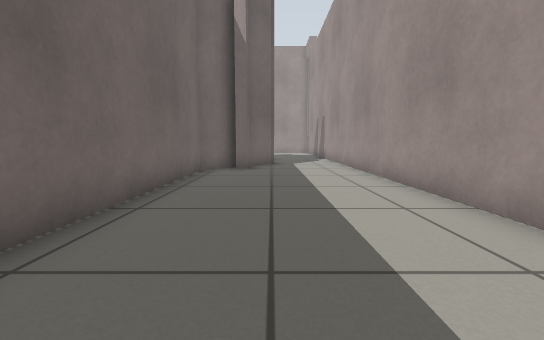
[1] (above)

12 first-person views from a walk through a world built for the Gazebo simulator. The camera is 0.5 m above the floor, tilts 6° down and sees 90° across. The floor is counted in squares, 0.5 m on a side. Each view is taken from the middle of a square. On the plan, view 1 faces up. The plan holds only what a view shows up to about 11 squares ahead; the rest is blank. The place goes on beyond the plan.

[2]
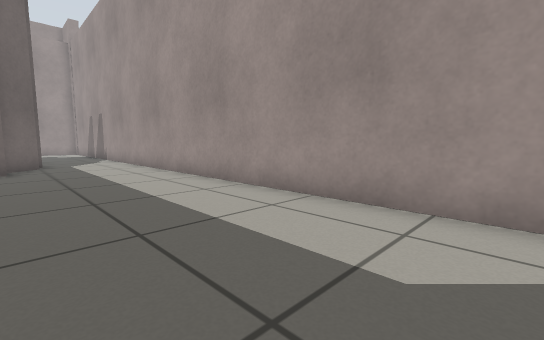

[3]
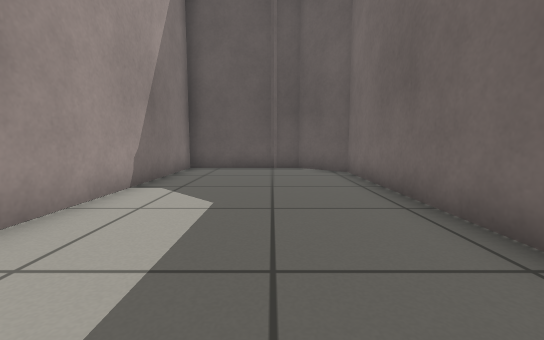

[4]
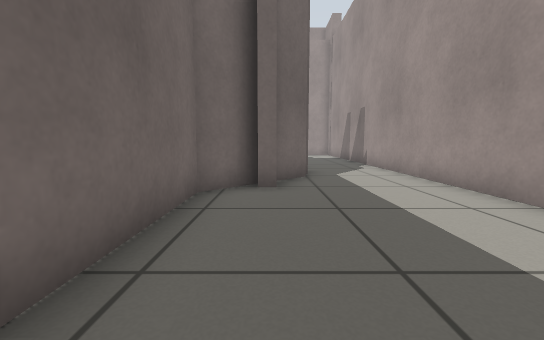

[5]
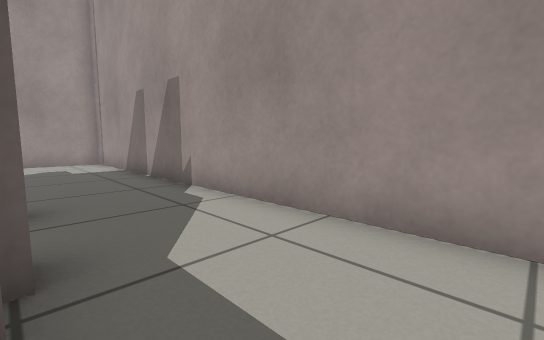

[6]
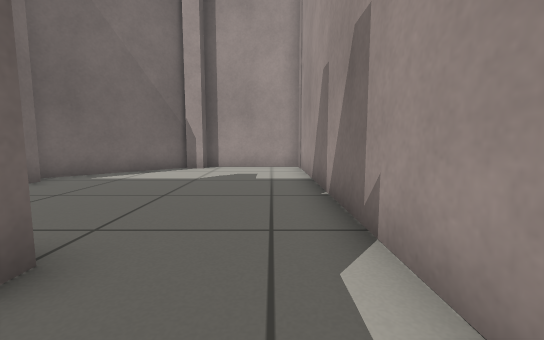

[7]
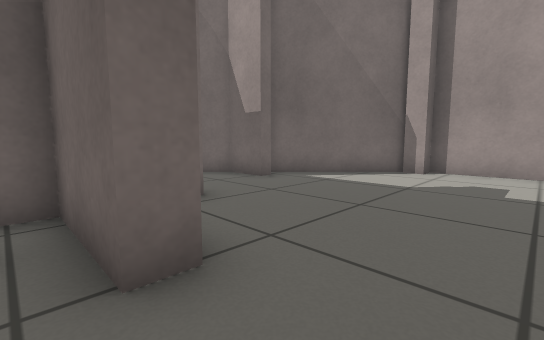

[8]
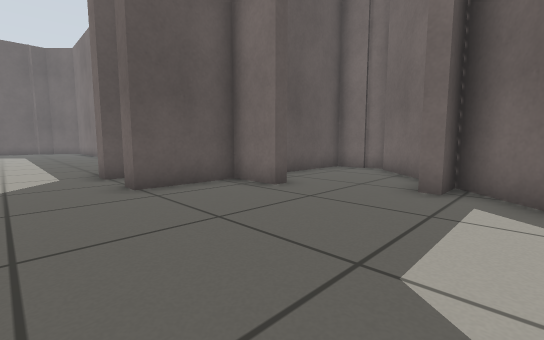

[9]
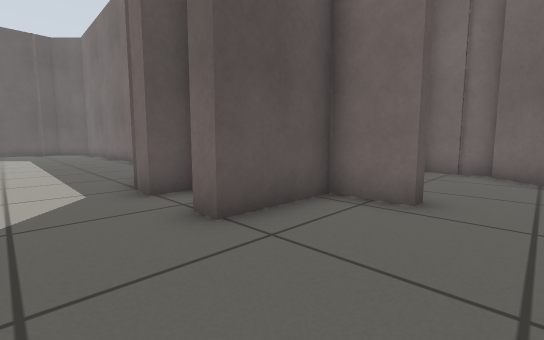

[10]
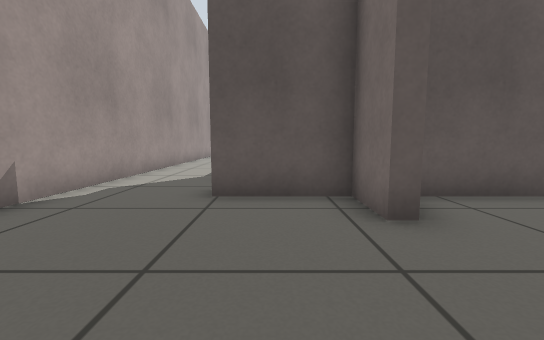

[11]
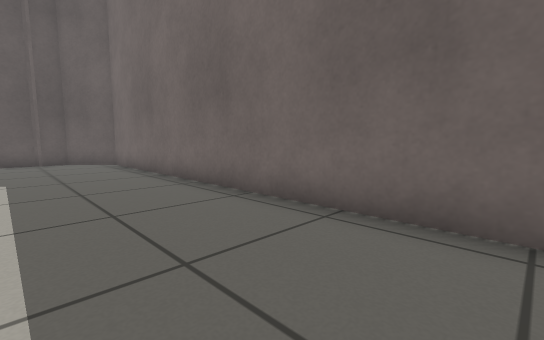

[12]
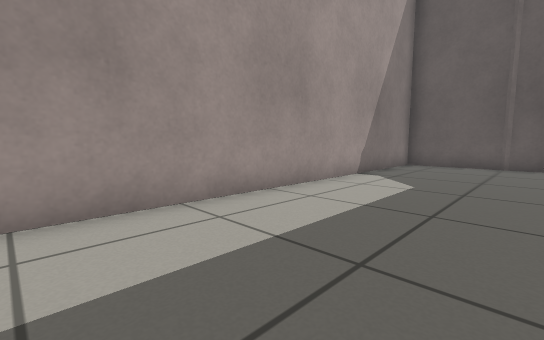

### Floor plan
Ten units are one square. View 1 is at (0, 0); x grows to the right and y downward. Boxes are objects, and circles mark ways between rooms. Rooms are numbered by the first view taken in them; rooms with no view inside come last. Other rooms are left out.
<svg viewBox="-82 -242 118 309">
<path fill="none" stroke="#000" d="M-13 -104 -25 -93 -25 48 -10 62 31 62 31 -105M0 -117 -9 -108 -9 -99 -14 -99M-29 -166 -25 -166 -25 -151 1 -151 1 -145 -25 -145M-38 -197 -38 -193 -52 -193 -75 -170M-9 -129 1 -129 1 -122M-12 -233 -48 -197M-77 -171 -77 -151 -36 -151M31 -105 31 -237 -6 -237 -6 -231 -12 -231"/>
<circle cx="15" cy="-105" r="3" fill="#2a7"/>
<text x="10" y="-30">1</text>
<text x="-10" y="-180">2</text>
</svg>
Room 1 opens to room 2.

Where each view was taken, in squares from view 1:
view 1: 0 up, 0 right, facing up
view 2: 1 down, 1 left, facing up-right
view 3: 4 up, 0 right, facing down
view 4: 4 up, 1 left, facing up
view 5: 10 up, 0 right, facing up-right
view 6: 13 up, 2 right, facing up
view 7: 14 up, 2 right, facing up-left
view 8: 21 up, 2 right, facing down-left
view 9: 18 up, 2 right, facing down-left
view 10: 20 up, 1 left, facing down
view 11: 8 up, 1 right, facing down-left
view 12: 6 up, 1 left, facing down-right
